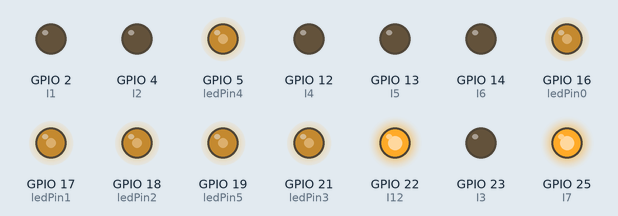
The sketch below on a simulated ESP32. Shown: output pins drawn as LEDs (lit = HIGH).

Above: at 0.1 s.
Timing chart, 0 to 1.6 s (numbered marks = the images above):
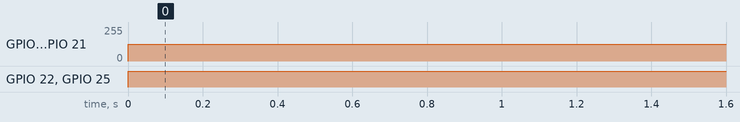

Measured:
- by itself, GPIO 5 (ledPin4), GPIO 17 (ledPin1), GPIO 18 (ledPin2), GPIO 19 (ledPin5), GPIO 21 (ledPin3): 0/255 → 125/255 at 0.00 s
- by itself, GPIO 22 (I12), GPIO 25 (I7): LOW → HIGH at 0.00 s

The sketch:

ledc.ino
```cpp
// the number of the LED pin
const int ledPin0 = 16;  // 16 corresponds to GPIO16
const int ledPin1 = 17;
const int ledPin2 = 18;
const int ledPin3 = 21;
const int ledPin4 = 5;
const int ledPin5 = 19;

#define I1 2
#define I2 4
#define I3 23 // Direction pin for motor 3
#define I4 12  // // Direction pin for motor 4
#define I5 13  // Direction pin for motor 5
#define I6 14  // Direction pin for motor 6
#define I7 25
#define I8 26
#define I9 27 //
#define I10 32
#define I11 33
#define I12 22 //


// setting PWM properties
const int freq = 5000;
const int ledChannel0 = 0;
const int ledChannel1 = 1;
const int ledChannel2 = 2;
const int ledChannel3 = 3;
const int ledChannel4 = 4;
const int ledChannel5 = 5;


const int resolution = 8;

void setup(){
  // configure LED PWM functionalitites
  ledcSetup(ledChannel0, freq, resolution);
    ledcSetup(ledChannel1, freq, resolution);
  ledcSetup(ledChannel2, freq, resolution);
  ledcSetup(ledChannel3, freq, resolution);
  ledcSetup(ledChannel4, freq, resolution);
    ledcSetup(ledChannel5, freq, resolution);


  // attach the channel to the GPIO to be controlled
  ledcAttachPin(ledPin0, ledChannel0);
    ledcAttachPin(ledPin1, ledChannel1);
  ledcAttachPin(ledPin2, ledChannel2);
  ledcAttachPin(ledPin3, ledChannel3);
  ledcAttachPin(ledPin4, ledChannel4);
    ledcAttachPin(ledPin5, ledChannel5);


    pinMode(I1, OUTPUT);
    pinMode(I2, OUTPUT);
    pinMode(I3, OUTPUT);
    pinMode(I4, OUTPUT);
    pinMode(I5, OUTPUT);
    pinMode(I6, OUTPUT);
    pinMode(I7, OUTPUT);
    pinMode(I8, OUTPUT);
    pinMode(I9, OUTPUT);
    pinMode(I10, OUTPUT);
    pinMode(I11, OUTPUT);
    pinMode(I12, OUTPUT);

}

void loop(){

    ledcWrite(ledChannel0, 125);
    ledcWrite(ledChannel1, 125);
    ledcWrite(ledChannel2, 125);
    ledcWrite(ledChannel3, 125);
    ledcWrite(ledChannel4, 125);
    ledcWrite(ledChannel5, 125);

     digitalWrite(I1, LOW);
    digitalWrite(I2, LOW);
    digitalWrite(I3, LOW);
    digitalWrite(I4, LOW);
    digitalWrite(I5, LOW);
    digitalWrite(I6, LOW);
    digitalWrite(I7, HIGH);
    digitalWrite(I8, HIGH);
    digitalWrite(I9, HIGH);
    digitalWrite(I10, HIGH);
    digitalWrite(I11, HIGH);
    digitalWrite(I12, HIGH);


}
```
